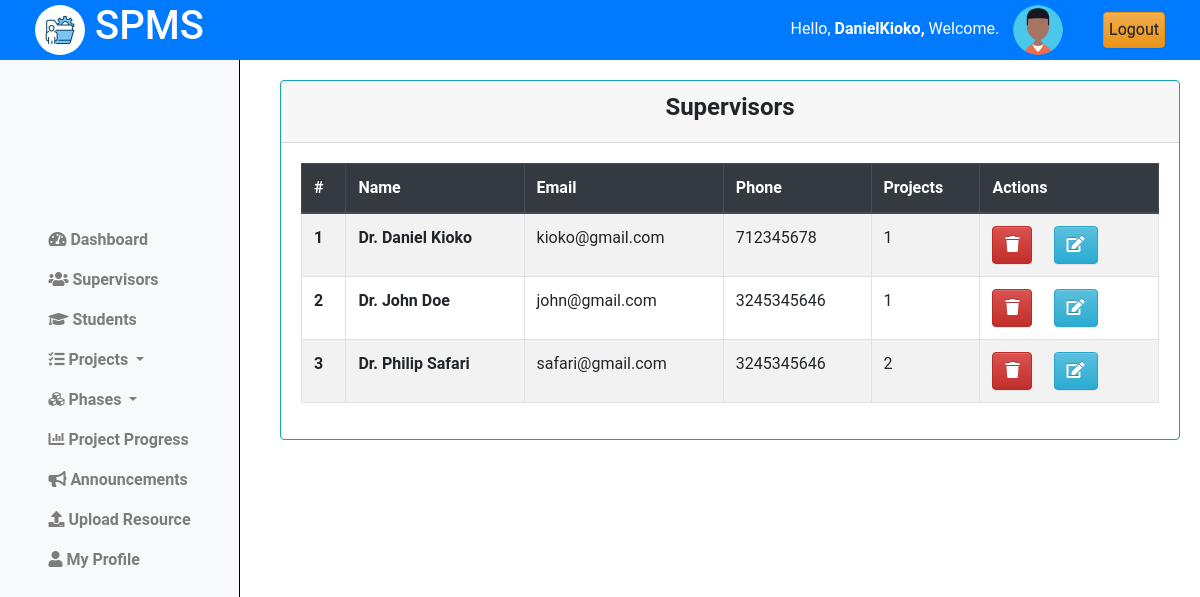
Before: /coordinator/supervisors/ (signed in) with the older database file.
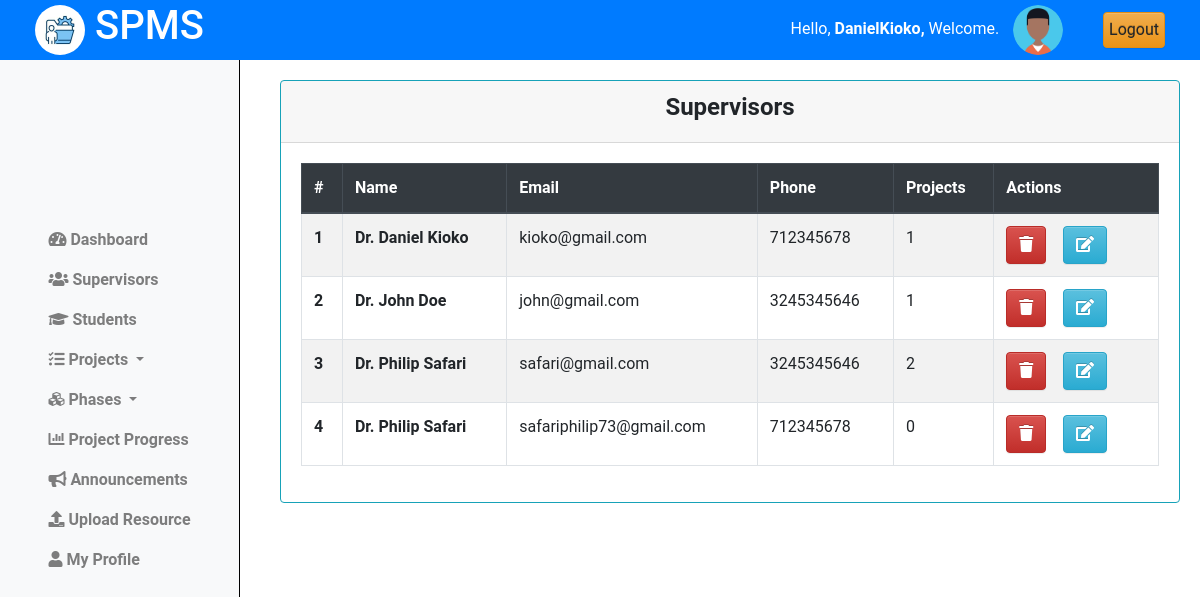
After: the same page with the newer database file.
### projectsApp/models.py (models this page shows, shortened)
class Coordinator(AbstractUser):
    pass

class Lecturer(models.Model):
    email = models.EmailField(max_length=255, unique=True, blank=False)
    name = models.CharField(max_length=255)
    phone = models.IntegerField(null=True, blank=True)
    password = models.CharField(max_length=128, null=False, blank=False)
    user_id = models.AutoField(primary_key=True)
    last_login = models.DateTimeField(blank=True, null=True)
    USERNAME_FIELD = 'email'
    REQUIRED_FIELDS = ['name', 'phone']
    class Meta:
        db_table = "Lecturers"

### projectsApp/AccessControl.py (the view)
    @login_required
    def wrapper(request, *args, **kwargs):
        if not isinstance(request.user, Coordinator):
            return redirect('cordinator_login')
        return function(request, *args, **kwargs)

### projectsApp/AccessControl.py (called while the page is built)
def coordinator_required(function):
    @login_required
    def wrapper(request, *args, **kwargs):
        if not isinstance(request.user, Coordinator):
            return redirect('cordinator_login')
        return function(request, *args, **kwargs)
    return wrapper

### projectsApp/views.py (called while the page is built, shortened)
@coordinator_required
def supervisors(request):
    supervisors = Lecturer.objects.all().order_by('name')
    for supervisor in supervisors:
        project_count = Projects.objects.filter(lecturer=supervisor).count()
        supervisor.project_count = project_count
    context = {'supervisors':supervisors}
    return render(request, 'cordinator/supervisors.html', context)

### projectsApp/templates/cordinator/supervisors.html (shortened to what this page needs)
{% extends "base_cord.html" %}
{% load static %}
{% block content %}
{% include "column1_cord.html" %}
<div class="content">
    <div class="container-fluid">
        <div class="row">
            <div class="card border-info">
                <div class="card-header text-center">
                    <h4><b>Supervisors</b></h4>
                </div>
                <div class="card-body">
                    <table class="table table-bordered table-hover  table-striped border-info">
                        <thead class="thead-dark">
                            <tr>
                                <th scope="col">#</th>
                                <th scope="col">Name</th>
                                <th scope="col">Email</th>
                                <th scope="col">Phone</th>
                                <th scope="col">Projects</th>
                                <th scope="col">Actions</th>
                            </tr>
                        </thead>
                        <tbody>
                            {% for supervisor in supervisors %}
                              <tr>
                                <th scope="row">{{ forloop.counter }}</th>
                                <td><b>{{supervisor.name|title}}</b></td>
                                <td>{{supervisor.email}}</td>
                                <td>{{supervisor.phone}}</td>
                                <td>{{supervisor.project_count}}</td>
                                <td>
                                    <div class="row">
                                        <div class="col-4">
                                            <form action="{% url 'view_supervisors' %}" method="POST">
                                                <button type="submit"  class="btn btn-danger" onclick="return confirm('Are you sure you want to delete {{supervisor.name}}?')"><i class="fa fa-trash" aria-hidden="true"></i></button>
                                            </form>
                                        </div>
                                        <div class="col-4">
                                            <a href="{% url 'edit_lecturer' supervisor.user_id %}" class="btn btn-info"><i class="fa fa-edit" aria-hidden="true"></i></a>
                                        </div>
                                    </div>
                                </td>
                            </tr>
                            {% endfor %}
                        </tbody>
                    </table>
                </div>
            </div>
        </div>
    </div>
</div>
<link rel="stylesheet" href="{% static 'css/mystudents.css' %}">
{% endblock %}

### projectsApp/templates/base_cord.html (shortened to what this page needs)
{% load static %}
<!doctype html>
<html class="no-js h-100" lang="en">
  <head>
    <link href="https://use.fontawesome.com/releases/v5.0.6/css/all.css" rel="stylesheet">
    <link href="https://stackpath.bootstrapcdn.com/bootstrap/4.5.2/css/bootstrap.min.css" rel="stylesheet">
    <link rel="stylesheet" href="https://cdn.jsdelivr.net/npm/bootstrap@3.3.7/dist/css/bootstrap-theme.min.css">
</head>
<body>
    <header>
        <div class="container-fluid">
            <div class="row align-items-center">
                <div class="col-md-3">
                    <div class="left">
                        <img src="{% static 'images/logo.jpg' %}" alt="Logo" class="logo">
                        <h1>SPMS</h1>
                    </div>
                </div>
                <div class="col-md-9 d-flex justify-content-end">
                    <div class="row align-items-center">
                        <div class="col-auto">
                            <span class="username mb-3" style="padding:10px;">
                                Hello,
                                <strong>
                                    {% if request.user.is_authenticated %}
                                        {% if request.user.is_staff %}
                                            {{ request.user.username }},
                                        {% else %}
                                            {{ request.user.name }},
                                        {% endif %}
                                    {% else %}
                                        Guest,
                                    {% endif %}
                                </strong>
                                Welcome.
                            </span>
                            <img src="{% static 'images/profile.png'%}" alt="Profile Picture" class="profile-pic">
                        </div>
                        <div class="col-auto">
                            <a href="{% url 'logout' %}" class="btn btn-warning" style="padding:5px;">Logout</a>
                        </div>
                    </div>
                </div>
            </div>
        </div>
    </header>
    {% block content %}
    {% endblock %}
</body>
</html>

### projectsApp/templates/column1_cord.html (shortened to what this page needs)
{% load static %}
<nav class="navbar navbar-expand-lg navbar-light bg-light flex-md-column sidebar column-1">
  <div class="collapse navbar-collapse" id="navbarNav">
    <ul class="navbar-nav flex-column">
      <li class="nav-item">
        <a class="nav-link" href="{% url "cordinator_dashboard" %}">
          <i class="fas fa-tachometer-alt"></i> Dashboard
        </a>
      </li>
      <li class="nav-item">
        <a class="nav-link" href="{% url 'view_supervisors' %}">
          <i class="fas fa-users"></i> Supervisors
        </a>
      </li>
      <li class="nav-item">
        <a class="nav-link" href="{% url 'registered_students' %}">
          <i class="fas fa-graduation-cap"></i> Students
        </a>
      </li>
      <li class="nav-item dropdown">
        <a class="nav-link dropdown-toggle" href="#" id="projectsDropdown" role="button" data-bs-toggle="dropdown" aria-expanded="false">
          <i class="fas fa-tasks"></i> Projects
        </a>
      </li>
      <li class="nav-item dropdown">
        <a class="nav-link dropdown-toggle" href="#" id="phasesDropdown" role="button" data-bs-toggle="dropdown" aria-expanded="false">
          <i class="fas fa-cubes"></i> Phases
        </a>
      </li>
      <li class="nav-item">
        <a class="nav-link" href="{% url 'view_milestones' %}">
          <i class="fas fa-chart-bar"></i> Project Progress
        </a>
      </li>
      <li class="nav-item">
        <a class="nav-link" href="{% url 'make_announcement' %}">
          <i class="fas fa-bullhorn"></i> Announcements
        </a>
      </li>
      <li class="nav-item">
        <a class="nav-link" href="{% url 'upload_resource' %}">
          <i class="fas fa-upload"></i> Upload Resource
        </a>
      </li>
      <li class="nav-item">
        <a class="nav-link" href="{% url 'coordinator_profile' %}">
          <i class="fas fa-user"></i> My Profile
        </a>
      </li>
    </ul>
  </div>
</nav>

### projectsApp/static/css/mystudents.css (style rules this page uses)
.content { margin-left: 250px; padding: 20px; margin-top: 60px; }
.card { width: 100%; margin-left: 10px; }

### projectsApp/templates/base_cord.html (style rules this page uses)
body { font-family: 'Roboto', sans-serif; margin: 0; padding: 0; }
header { background-color: #007BFF; color: white; display: flex; justify-content: space-between; align-items: center; text-align: center; padding: 10px 20px; z-index: 20; position: fixed; top: 0; left: 0; width: 100%; height: 60px; }
header .left { display: flex; align-items: center; }
header .logo { width: 50px; height: 50px; margin-right: 10px; border-radius: 50%; }
header .profile-pic { width: 50px; height: 50px; border-radius: 50%; margin-right: 10px; }
.sidebar { position: fixed; top: 0; left: 0; width: 240px; height: 100vh; background-color: #647c94; border-right: 1px solid black; padding: 10px; overflow-x: hidden; }
.sidebar .nav-link { font-weight: 700; color: #d92727; }

Changed rows visible on the page:
added Lecturer: name "Dr. Philip Safari", email "safariphilip73@gmail.com", phone "712345678", project_count "0"
